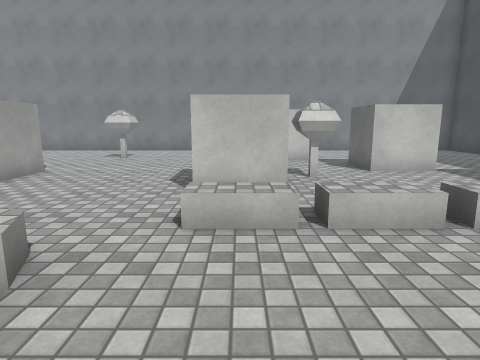
view 1 (above)

24 first-person views from a walk through a Unity game level. The camera is 1.4 m above the floor, tilts 10° down and sees 75° across. The floor is counted in squares, 1 m on a side. Each view is taken from the middle of a square. On the plan, view 1 faces up. The plan holds only what a view shows up to about 14 squares ahead; the rest is blank. The player is left out. Some animated figures are left out. Some surface patterns are stand-ins.

view 2
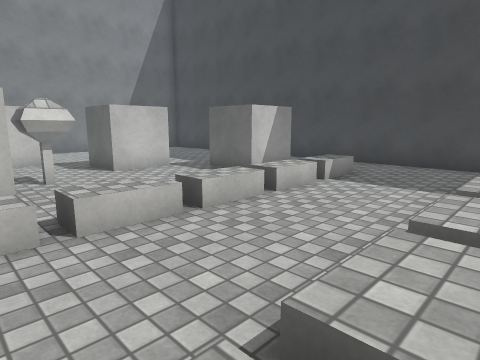

view 3
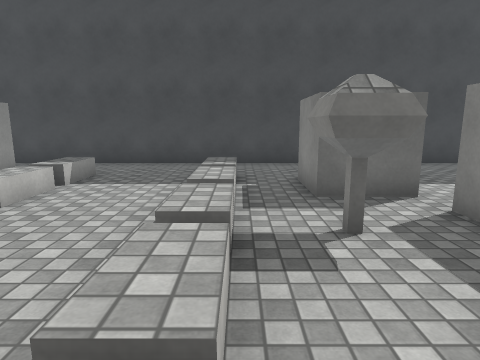

view 4
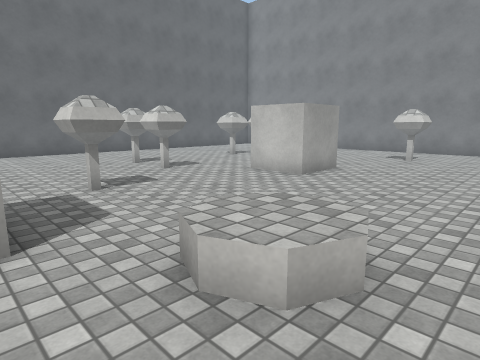

view 5
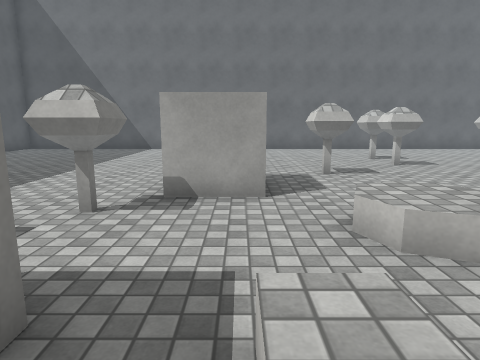

view 6
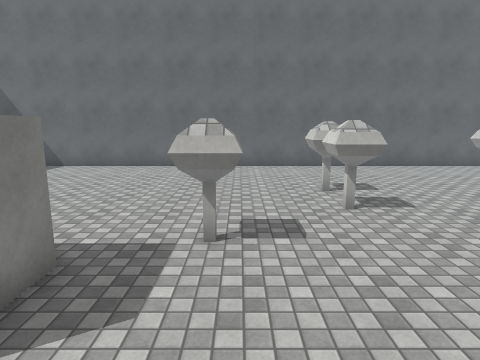

view 7
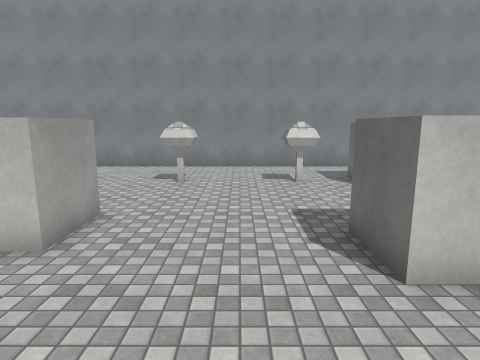

view 8
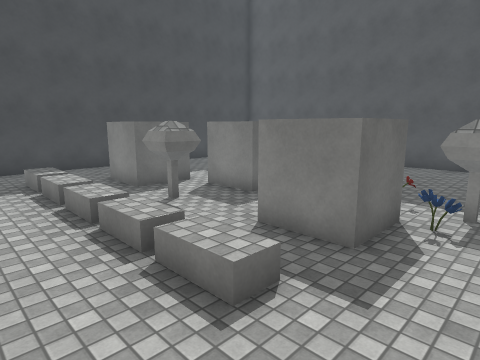

view 9
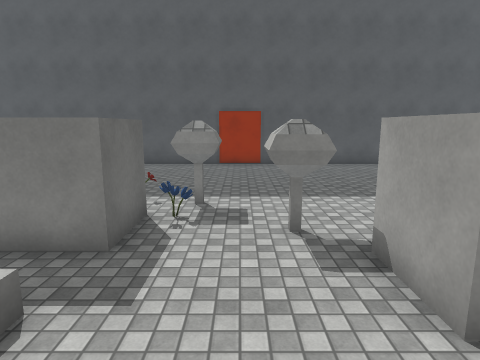

view 10
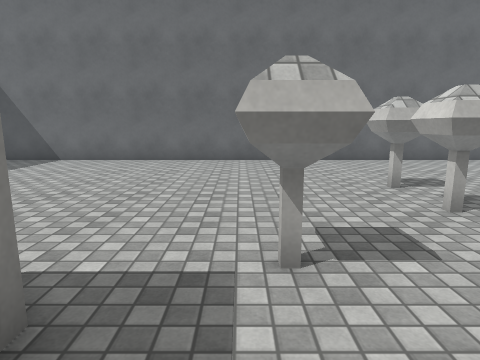

view 11
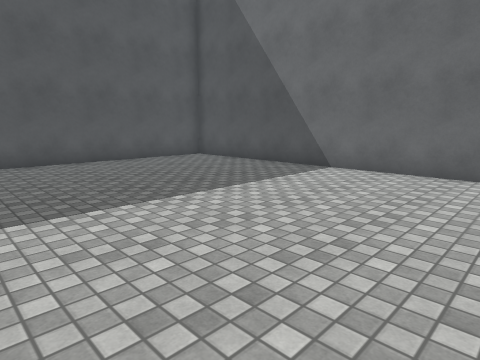

view 12
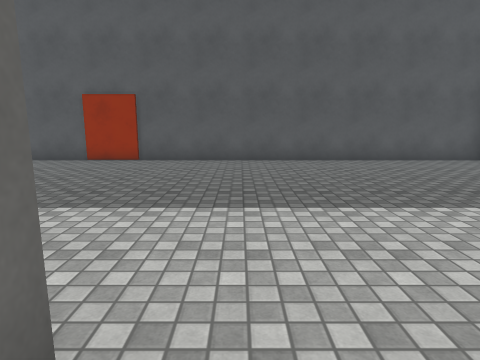

view 13
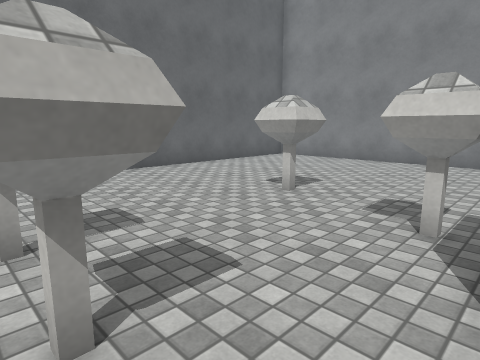

view 14
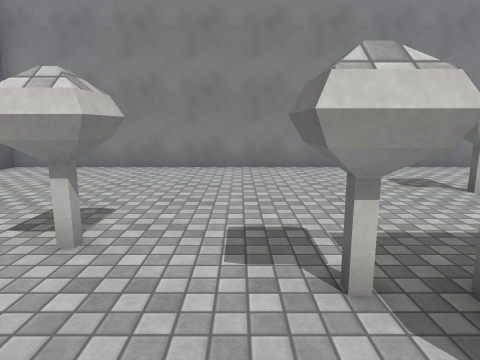

view 15
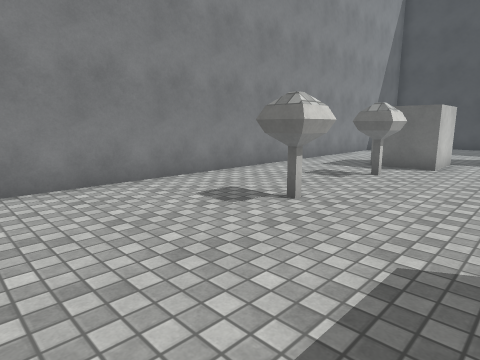

view 16
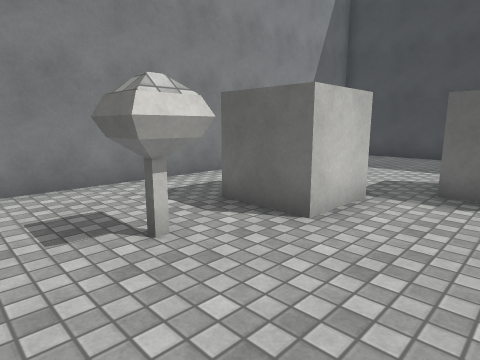

view 17
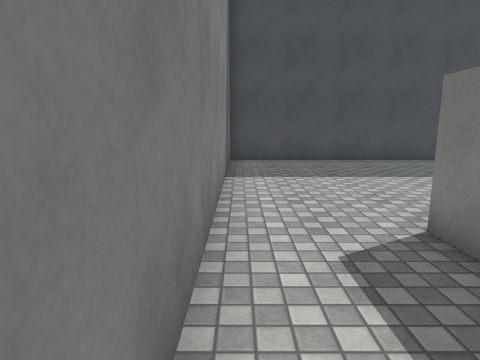

view 18
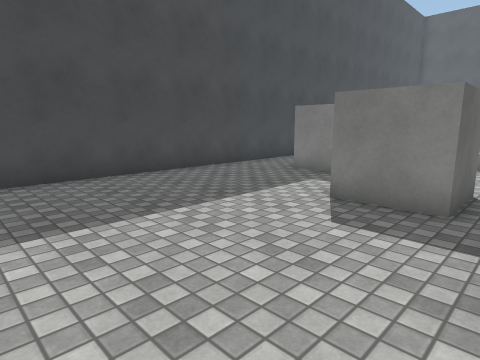

view 19
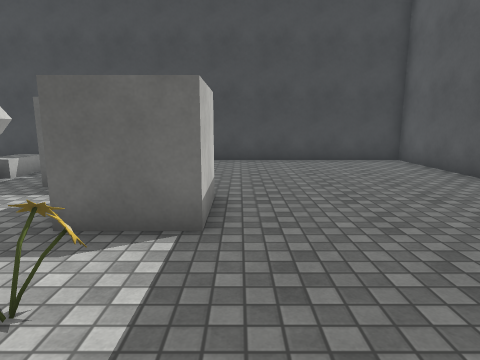

view 20
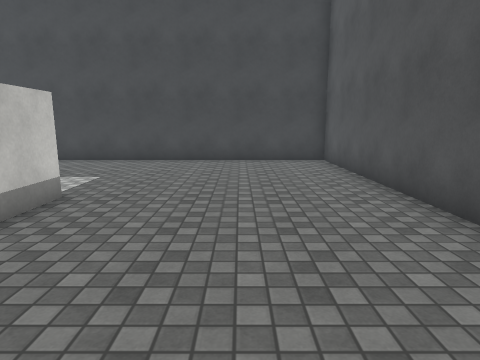

view 21
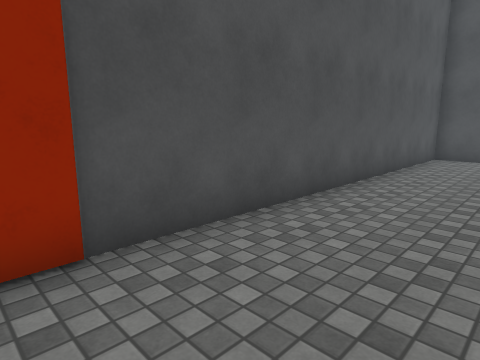

view 22
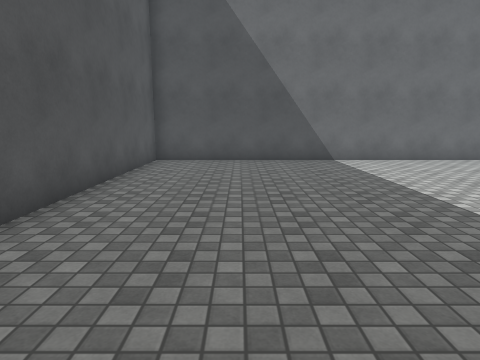

view 23
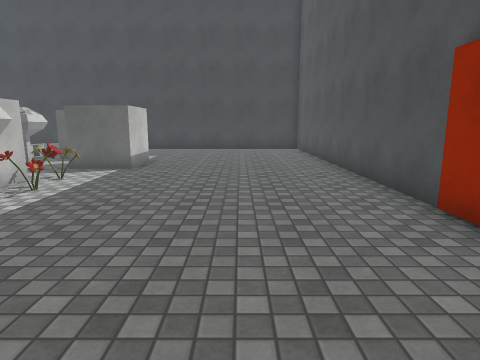

view 24
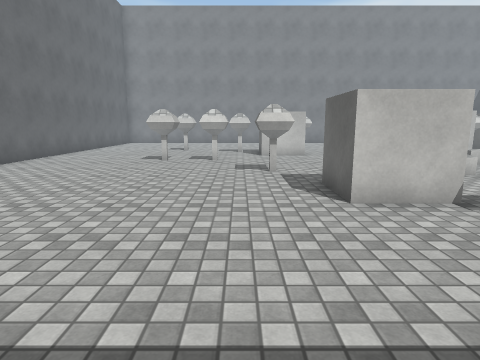

### Floor plan
Key: @ floor where view 1 was taken; # wall or solid block; . main floor; : floor 0.5 m higher than the main floor; / step, stairs or slope; T thing the floor can be seen under or through.
Columns run from 18 left of view 1 to 12 right of it. Each row starts with its distance up from view 1.
 18   #############################
 17 #.............................#
 16 #.............................#
 15 #.............................#
 14 #............#...#.###........#
 13 #............#...#.###........#
 12 #.............................#
 11 #.....#...............###.....#
 10 #.....#..#............###.....#
  9 #........####..... .T.........#
  8 #.........###....# TT....###..#
  7 #................##T. .. ###..#
  6 #.....#.#............ .      .#
  5 #.....#.#........///////////..#
  4 #................///////////..#
  3 #.........#.../:/.............#
  2 #.........#.../:/.............#
  1 #................///////////..#
  0 #..........###.../@/////////..#
 -1 #..........###........#.......#
 -2 #.............#..###..#.###...#
 -3 #.............#..###....#  ...#
 -4 #...............#....###......#
 -5 #...............#....###......#
 -6 #.............................#
 -7 #.............................#
 -8 #.............................#
 -9 #.............................#
-10 #.............................#
-11 #.............................#
-12 #.............................#
-13 ###############################

Where each view was taken, in squares from view 1:
view 1: 0 up, 0 right, facing up
view 2: 0 up, 0 right, facing up-right
view 3: 0 up, 0 right, facing right
view 4: 0 up, 1 left, facing up-left
view 5: 0 up, 1 right, facing left
view 6: 3 up, 3 left, facing left
view 7: 3 up, 3 left, facing up
view 8: 3 up, 3 left, facing down-right
view 9: 3 up, 3 left, facing down
view 10: 2 up, 5 left, facing left
view 11: 0 up, 8 left, facing down-left
view 12: 0 up, 8 left, facing down
view 13: 5 up, 8 left, facing up-left
view 14: 7 up, 10 left, facing up
view 15: 10 up, 10 left, facing up-right
view 16: 10 up, 3 left, facing up-right
view 17: 17 up, 1 left, facing right
view 18: 17 up, 3 right, facing down-right
view 19: 6 down, 1 left, facing right
view 20: 9 down, 1 left, facing right
view 21: 9 down, 3 left, facing down-left
view 22: 9 down, 5 left, facing left
view 23: 9 down, 7 left, facing right
view 24: 7 down, 9 left, facing up
